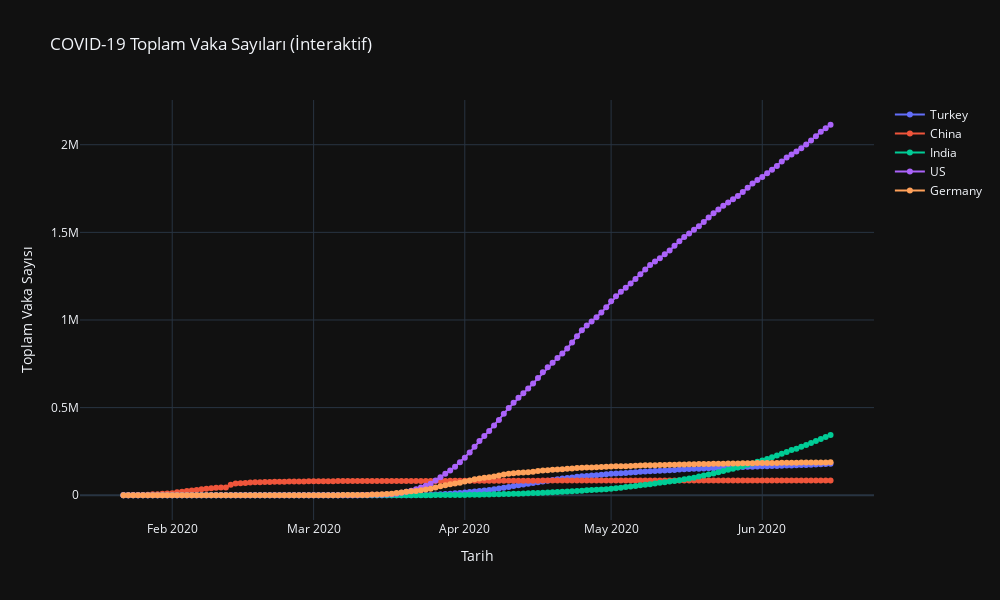

Here is the notebook cell this chart was saved with:
### Markdown cell above
# See the spread of pandemic in different countries.
Farklı ülkelerde pandeminin yayılımını gözlemleyin.

### Code cell
import pandas as pd
import plotly.graph_objects as go

# Veriyi yükle
df = pd.read_csv("C:\\Users\\ASUS\\Desktop\\.github\\kizkardes-data-science\\datas\\time_series_covid19_confirmed_global.csv")

# Temizlik: Gereksiz sütunları çıkar
df = df.drop(columns=["Province/State", "Lat", "Long"])

# Ülkelere göre grupla
df_grouped = df.groupby("Country/Region").sum()

# 🇨🇳 🇹🇷 🇺🇸 🇮🇳 🇩🇪 Seçilen ülkeler
selected_countries = ["Turkey", "China", "India", "US", "Germany"]
selected_data = df_grouped.loc[selected_countries]

# Transpose: Tarihler satır, ülkeler sütun olacak
selected_data = selected_data.transpose()
selected_data.index = pd.to_datetime(selected_data.index, format="%m/%d/%y")

# İnteraktif grafik
fig = go.Figure()

for country in selected_data.columns:
    fig.add_trace(go.Scatter(
        x=selected_data.index,
        y=selected_data[country],
        mode='lines+markers',
        name=country,
        hovertemplate=f"<b>{country}</b><br>%{{x|%Y-%m-%d}}<br>Vaka: %{{y:,}}<extra></extra>"
    ))

fig.update_layout(
    title="COVID-19 Toplam Vaka Sayıları (İnteraktif)",
    xaxis_title="Tarih",
    yaxis_title="Toplam Vaka Sayısı",
    hovermode="x unified",
    template="plotly_dark",
    width=1000,
    height=600
)

fig.show()

### Figure 1 — Plotly figure (JSON) as saved in the notebook; plotly's stock layout.template omitted (floating-point values rounded to 4 significant figures; data arrays with more than 128 entries replaced by an {"elided": "..."} marker saying what was removed)
{"data": [{"hovertemplate": "<b>Turkey</b><br>%{x|%Y-%m-%d}<br>Vaka: %{y:,}<extra></extra>", "mode": "lines+markers", "name": "Turkey", "type": "scatter", "x": {"elided": "146 str values"}, "y": {"elided": "146 int values"}}, {"hovertemplate": "<b>China</b><br>%{x|%Y-%m-%d}<br>Vaka: %{y:,}<extra></extra>", "mode": "lines+markers", "name": "China", "type": "scatter", "x": {"elided": "146 str values"}, "y": {"elided": "146 int values"}}, {"hovertemplate": "<b>India</b><br>%{x|%Y-%m-%d}<br>Vaka: %{y:,}<extra></extra>", "mode": "lines+markers", "name": "India", "type": "scatter", "x": {"elided": "146 str values"}, "y": {"elided": "146 int values"}}, {"hovertemplate": "<b>US</b><br>%{x|%Y-%m-%d}<br>Vaka: %{y:,}<extra></extra>", "mode": "lines+markers", "name": "US", "type": "scatter", "x": {"elided": "146 str values"}, "y": {"elided": "146 int values"}}, {"hovertemplate": "<b>Germany</b><br>%{x|%Y-%m-%d}<br>Vaka: %{y:,}<extra></extra>", "mode": "lines+markers", "name": "Germany", "type": "scatter", "x": {"elided": "146 str values"}, "y": {"elided": "146 int values"}}], "layout": {"height": 600, "hovermode": "x unified", "title": {"text": "COVID-19 Toplam Vaka Sayıları (İnteraktif)"}, "width": 1000, "xaxis": {"title": {"text": "Tarih"}}, "yaxis": {"title": {"text": "Toplam Vaka Sayısı"}}}}
